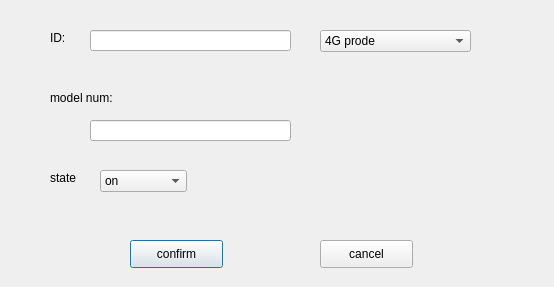
<?xml version="1.0" encoding="UTF-8"?>
<ui version="4.0">
 <class>addNewEquipmentDialog</class>
 <widget class="QDialog" name="addNewEquipmentDialog">
  <property name="geometry">
   <rect>
    <x>0</x>
    <y>0</y>
    <width>554</width>
    <height>287</height>
   </rect>
  </property>
  <property name="windowTitle">
   <string>Dialog</string>
  </property>
  <property name="styleSheet">
   <string notr="true">
font: 11pt &quot;华光行书_CNKI&quot;;</string>
  </property>
  <widget class="QPushButton" name="pushButton">
   <property name="geometry">
    <rect>
     <x>130</x>
     <y>240</y>
     <width>93</width>
     <height>28</height>
    </rect>
   </property>
   <property name="text">
    <string>confirm</string>
   </property>
  </widget>
  <widget class="QPushButton" name="pushButton_2">
   <property name="geometry">
    <rect>
     <x>320</x>
     <y>240</y>
     <width>93</width>
     <height>28</height>
    </rect>
   </property>
   <property name="text">
    <string>cancel</string>
   </property>
  </widget>
  <widget class="QLabel" name="label">
   <property name="geometry">
    <rect>
     <x>50</x>
     <y>30</y>
     <width>72</width>
     <height>15</height>
    </rect>
   </property>
   <property name="text">
    <string>ID:</string>
   </property>
  </widget>
  <widget class="QLineEdit" name="lineEdit">
   <property name="geometry">
    <rect>
     <x>90</x>
     <y>30</y>
     <width>201</width>
     <height>21</height>
    </rect>
   </property>
  </widget>
  <widget class="QComboBox" name="comboBox_3">
   <property name="geometry">
    <rect>
     <x>320</x>
     <y>30</y>
     <width>151</width>
     <height>22</height>
    </rect>
   </property>
   <item>
    <property name="text">
     <string>4G prode</string>
    </property>
   </item>
   <item>
    <property name="text">
     <string>License plate</string>
    </property>
   </item>
   <item>
    <property name="text">
     <string>monitor</string>
    </property>
   </item>
  </widget>
  <widget class="QLabel" name="label_4">
   <property name="geometry">
    <rect>
     <x>50</x>
     <y>90</y>
     <width>91</width>
     <height>16</height>
    </rect>
   </property>
   <property name="text">
    <string>model num:</string>
   </property>
  </widget>
  <widget class="QLineEdit" name="lineEdit_4">
   <property name="geometry">
    <rect>
     <x>90</x>
     <y>120</y>
     <width>201</width>
     <height>21</height>
    </rect>
   </property>
  </widget>
  <widget class="QLabel" name="label_5">
   <property name="geometry">
    <rect>
     <x>50</x>
     <y>170</y>
     <width>91</width>
     <height>16</height>
    </rect>
   </property>
   <property name="text">
    <string>state</string>
   </property>
  </widget>
  <widget class="QComboBox" name="comboBox">
   <property name="geometry">
    <rect>
     <x>100</x>
     <y>170</y>
     <width>87</width>
     <height>22</height>
    </rect>
   </property>
   <item>
    <property name="text">
     <string>on</string>
    </property>
   </item>
   <item>
    <property name="text">
     <string>off</string>
    </property>
   </item>
  </widget>
 </widget>
 <resources/>
 <connections/>
</ui>
